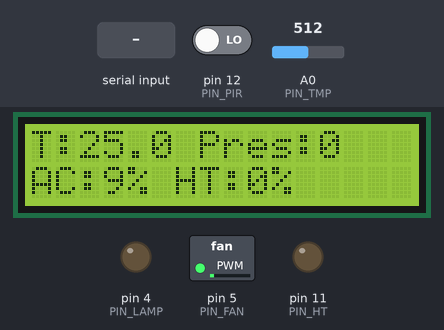
Simulated run of this sketch. Board: Arduino Uno, built with avr-gcc and run on an emulated ATmega328P. Shown: 16×2 character LCD, switched loads named in the sketch (green lamp = pin HIGH), output pins drawn as LEDs (lit = HIGH). Inputs (shaded band) come from the test bench; at power-on: pin 12 (PIN_PIR) LOW, A0 (PIN_TMP) = 512. What the sketch prints to the serial monitor is not drawn.

Above: at 2.7 s.
2.8 s: pin 12 (PIN_PIR) driven HIGH
At 4.4 s:
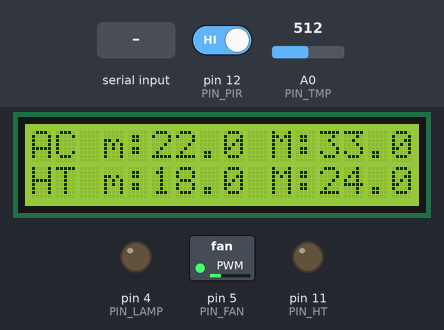
5.6 s: A0 (PIN_TMP) set to 716
At 6.5 s:
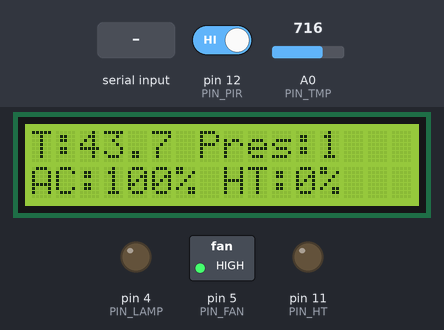
8.6 s: A0 (PIN_TMP) set to 1012
At 10.8 s:
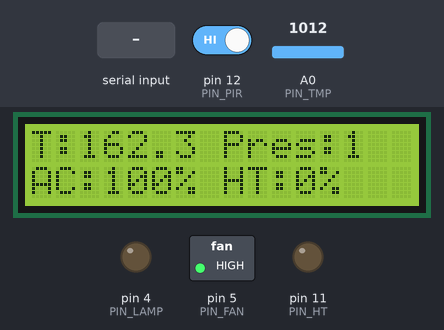
11.6 s: A0 (PIN_TMP) set to 1023
At 12.5 s:
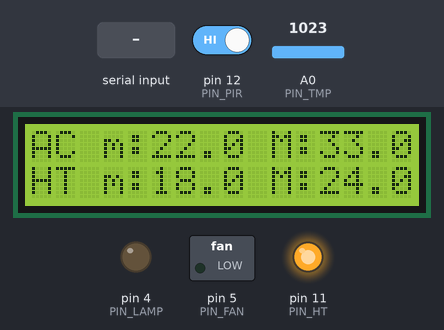
14.6 s: "90,45,200\n" received over Serial
17.6 s: "t90\n" received over Serial
Timing chart, 0 to 20.3 s (numbered marks = the images above; inputs shaded):
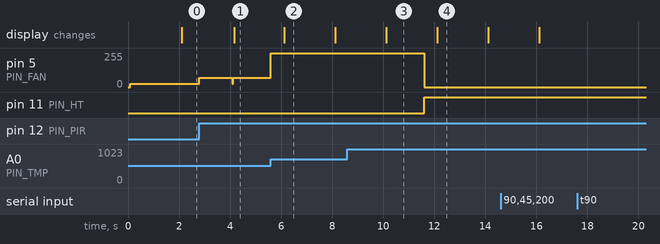

Measured:
- the behaviour switches between 1022 and 1023 on A0 (PIN_TMP) (found by bisection; images 3 and 4)
- after the input at 2.8 s, pin 5 (PIN_FAN): 24/255 → 70/255 at once; the display: changes after 1.4 s (image 1)
- after the input at 5.6 s, pin 5 (PIN_FAN): 70/255 → 255/255 at once; the display: changes after 0.52 s (image 2)
- after the input at 8.6 s, the display: changes after 1.5 s (image 3)
- after the input at 11.6 s, pin 5 (PIN_FAN): 255/255 → 0/255 at once; pin 11 (PIN_HT): LOW → HIGH at once
- after the input at 17.6 s, every drawn part: stays the same
- what the display in image 2 shows lasts 2.0 s, from 6.1 s to 8.1 s

The sketch:

LocalSmartHome.ino
```cpp
#include <math.h>
#include <LiquidCrystal_PCF8574.h>

// sensors and actuators pins
const int PIN_FAN = 5;
const int PIN_TMP = A0;
const int PIN_HT = 11;
const int PIN_PIR = 12;
const int PIN_MIC = 7;  // interrupt
const int PIN_LAMP = 4;

// global constants
const int MAX_PWM_OUTPUT = 255;
const int MIN_PWM_OUTPUT = 0;
const unsigned long MINUTES = 60e03;
const int TEMP_OFFSET_WITH_PEOPLE = 2;

/**
 * NOTE: To reduce time lost in memory allocation and deallocation while executing this sketch in particular
 * in ISRs I decided to declare exclusively global variables.
 */

// general global variables
volatile unsigned long instant;
float temp;
unsigned long now;

// temperature reading constants from datasheet
const long int R0 = 1e05;
const int B = 4275;
const float K_CONV = 273.15;
const float T0 = 25 + K_CONV;
const int VCC = 1023;

// air conditioning variables
float acMinTemp[2];
float acMaxTemp[2];
int fanSpeed;

// heating control variables
float htMinTemp[2];
float htMaxTemp[2];
int heatIntensity;

// presence checker variables
int peoplePresence;
// presence detection using pir sensor variables
unsigned long pirStartTime;
unsigned long pirTimeout;
volatile boolean pirPeoplePresence;
// presence detection using sound sensor variables
const int MIN_NOISE_EVENTS_IN_INTERVAL = 20;
const int MIC_TOL = 25;
volatile int noiseEventsCnt;
volatile unsigned long noiseEventsTimes[MIN_NOISE_EVENTS_IN_INTERVAL];
volatile boolean isArrayFull;
unsigned long noiseIntervalStartTime;
unsigned long noiseInterval;
unsigned long noiseStartTime;
unsigned long noiseTimeout;
boolean noisePeoplePresence;

// display management constants and variables
const int TOT_PAGES = 2;
unsigned long displayStartTime;
unsigned long displayTimeout;
int page;
LiquidCrystal_PCF8574 lcd(0x27);


/**
 * Environment temperature reading function.
 * Using the voltage read from PIM_TMP as sensors output this function calculates before the resistor's
 * resistance and then the temperature on which it is exposed. Thise whole process is done using formulas
 * take from the sensor datasheet.
 * Also constants like R0, B and T0 are read on the datasheet.
 * The thermistor's resistance is correlated to temperature in K so here is converted in °C using K_CONV.
 */
float getTemperature()
{
    int v = analogRead(PIN_TMP);
    float R = ((float)VCC / v - 1) * R0;  // relation resistance-voltage
    return (1 / (log(R / R0) / B + 1.0 / T0)) - K_CONV;  // relation temperature-resistance converted in °C
}

/**
 * AC control.
 * Fan speed management based on environmental temperature compared to a minimum and a maximum.
 * Those bounds are saved in an array containing a different values for situations with and without people
 * in the room.
 * temp < acMinTemp: fan turned off -> fanSpeed = 0
 * acMinTemp <= temp <= acMaxTep: fan speed linearly increasing while the temperature moves from acMinTemp
 *      to acMaxTemp
 *              _MAX
 *             /
 *            /
 *           /
 *      MIN_/
 * temp > acMaxTemp: fan at maximum available speed -> fanSpeed = 255
 */
void airConditioning()
{
    if (temp > acMinTemp[peoplePresence] && temp < acMaxTemp[peoplePresence])
    {
        fanSpeed = (int)(MAX_PWM_OUTPUT * (temp - acMinTemp[peoplePresence]) / (acMaxTemp[peoplePresence] - acMinTemp[peoplePresence]));
        analogWrite(PIN_FAN, fanSpeed);
    }
    else if (temp >= acMaxTemp[peoplePresence] && fanSpeed != MAX_PWM_OUTPUT)
        analogWrite(PIN_FAN, (fanSpeed = MAX_PWM_OUTPUT));
    else if (temp <= acMinTemp[peoplePresence] && fanSpeed != MIN_PWM_OUTPUT)
        analogWrite(PIN_FAN, (fanSpeed = MIN_PWM_OUTPUT));
}

/**
 * Heating control.
 * Voltage given to the led management based on evironmental temperature compared to a minimum and a maximum.
 * Those bounds are saved in an array containing a different values for situations with and without people
 * in the room.
 * temp < htMinTemp: maximum available voltage -> heatIntensity = 255
 * htMinTemp <= temp <=htMaxTemp: voltage linearly decreasing while the temperature moves from acMinTemp
 *      to acMaxTemp
 *      MAX_
 *          \
 *           \
 *            \
 *             \_MIN
 * temp > htMaxTemp: minimum available volatge -> heatIntensity = 0
 */
void heatingControl()
{
    if (temp >= htMinTemp[peoplePresence] && temp < htMaxTemp[peoplePresence])
    {
        heatIntensity = (int)(MAX_PWM_OUTPUT * (1 - (temp - htMinTemp[peoplePresence]) / (htMaxTemp[peoplePresence] - htMinTemp[peoplePresence])));
        analogWrite(PIN_HT, heatIntensity);
    }
    else if (temp >= htMaxTemp[peoplePresence] && heatIntensity != MIN_PWM_OUTPUT)
        analogWrite(PIN_HT, (heatIntensity = MIN_PWM_OUTPUT));
    else if (temp < htMinTemp[peoplePresence] && heatIntensity != MAX_PWM_OUTPUT)
        analogWrite(PIN_HT, (heatIntensity = MAX_PWM_OUTPUT));
}

/**
 * PIR sensor movement detection.
 * The detection is controlled through polling, this kind of beaviour is conceded by the nature of the sensor
 * that maintains the signal high for a delay time after the detection (minimum delay time is 3s) so there's
 * no need for an interrupt.
 */
void pirMovementDetection()
{
    if (digitalRead(PIN_PIR) == HIGH)
    {
        pirPeoplePresence = true;
        pirStartTime = millis();
    }
}

/**
 * ISR for noise detection.
 * ISR executed each time a noise event is detected. It saves the time of each detection in a circuilar array
 * controlled using a counter that points to the cell that has to be written, so the cell with a the previous
 * counter is the last time recorded.
 * To remove dependencies with the sensor itself is used a time tollerance above which different recorded sounds
 * are considered as one.
 */
void noiseDetected()
{
    instant = millis();
    if (instant - noiseEventsTimes[(noiseEventsCnt != 0) ? (noiseEventsCnt - 1) : (MIN_NOISE_EVENTS_IN_INTERVAL - 1)] > MIC_TOL)
    {
        noiseEventsTimes[noiseEventsCnt] = instant;
        noiseEventsCnt = (noiseEventsCnt + 1) % MIN_NOISE_EVENTS_IN_INTERVAL;
        if (!isArrayFull && noiseEventsCnt == 0)
            isArrayFull = true;
    }
}

/**
 * Check for minimum suonds in an interval.
 * Controls if at least MIN_NOISE_EVENTS_IN_INTERVAL are recorded in the available time defined as noiseInterval.
 * If so it starts the period of time in which we can consider that someone is in the room even without
 * any other sound detection.
 */
void noiseCheckInterval()
{
    noInterrupts();
    if (isArrayFull)
    {
        if (noiseEventsTimes[(noiseEventsCnt != 0) ? (noiseEventsCnt - 1) : (MIN_NOISE_EVENTS_IN_INTERVAL - 1)] - noiseEventsTimes[noiseEventsCnt] <= noiseInterval)
        {
            noisePeoplePresence = true;
            noiseStartTime = noiseEventsTimes[(noiseEventsCnt != 0) ? (noiseEventsCnt - 1) : (MIN_NOISE_EVENTS_IN_INTERVAL - 1)];
        }
    }
    interrupts();
}

/**
 * Check for peoplePresence in the room.
 * Controlling if any timeout has arrived to its end setting the related flag to false. If at least one
 * of the dedicated flags are still true sets the global variable that indicates people presence in the room.
 */
void presenceChecker()
{
    pirMovementDetection();  // PIR sensor detection with polling
    noiseCheckInterval();
    if (now - pirStartTime >= pirTimeout)
        pirPeoplePresence = false;
    if (now - noiseStartTime >= noiseTimeout)
        noisePeoplePresence = false;
    peoplePresence = (pirPeoplePresence || noisePeoplePresence) ? 1 : 0;  // beacuse peoplePresence is used as
                                                                          // index in bounds'temperature arrays
}

/**
 * Output infos on the LCD.
 * Updates the page displayed on the LCD every displayTimeout to let the user see all the information.
 * The page that has to be displayed is controlled by a coutner which is updated cyclically.
 */
void displayStatus()
{
    if (now - displayStartTime >= displayTimeout)
    {
        displayStartTime = now;
        page = (++page) % TOT_PAGES;  // cyclic page counter
        lcd.clear();
        lcd.home();
        switch (page)  // using a switch to be easily upgradable
        {
        case 0:
            lcd.print("T:" + String(temp, 1) + " Pres:" + String(peoplePresence));
            lcd.setCursor(0, 1);
            lcd.print("AC:" + String(100 * fanSpeed / MAX_PWM_OUTPUT) + "% HT:" + String(100 * heatIntensity / MAX_PWM_OUTPUT) + "%");
            break;
        case 1:
            lcd.print("AC m:" + String(acMinTemp[peoplePresence], 1) + " M:" + String(acMaxTemp[peoplePresence], 1));
            lcd.setCursor(0, 1);
            lcd.print("HT m:" + String(htMinTemp[peoplePresence], 1) + " M:" + String(htMaxTemp[peoplePresence], 1));
            break;
        }
    }
}

/**
 * Check for temperature update command.
 * Checks if the command choosen to trigger the update function for temperature ranges is received via Serial
 */
void checkCommand()
{
    if (Serial.available() > 0)
    {
        char c = Serial.read();
        Serial.read();
        if (c == 't' || c == 'T')  // choosen command
            updateTemperatureRange();
        else
        {
            Serial.println("Undefined command");
            delay(100);
        }
    }
}

/**
 * Interface to update temperature ranges.
 * Serial interface to update acMinTemp/acMaxTemp and htMinTemp/htMaxTemp for ac and heating control.
 * The version with people in the room is automatically updated using the offset TEMP_OFFSET_WITH_PEOPLE
 */
void updateTemperatureRange()
{
    Serial.setTimeout(10e03);  // waiting time for input
    Serial.print("Insert ac min temperature (actual " + String(acMinTemp[0]) + "): ");
    delay(100);
    acMinTemp[0] = Serial.parseFloat();
    Serial.read();
    acMinTemp[1] = acMinTemp[0] - TEMP_OFFSET_WITH_PEOPLE;
    Serial.println(String(acMinTemp[0]) + " / " + String(acMinTemp[1]));
    delay(100);

    Serial.print("Insert ac max temperature (actual " + String(acMaxTemp[0]) + "): ");
    delay(100);
    acMaxTemp[0] = Serial.parseFloat();
    Serial.read();
    acMaxTemp[1] = acMaxTemp[0] - TEMP_OFFSET_WITH_PEOPLE;
    Serial.println(String(acMaxTemp[0]) + " / " + String(acMaxTemp[1]));
    delay(100);
    acMaxTemp[1] = acMaxTemp[0] - TEMP_OFFSET_WITH_PEOPLE;

    Serial.print("Insert ht min temperature (actual " + String(htMinTemp[0]) + "): ");
    delay(100);
    htMinTemp[0] = Serial.parseFloat();
    Serial.read();
    htMinTemp[1] = htMinTemp[0] + TEMP_OFFSET_WITH_PEOPLE;
    Serial.println(String(htMinTemp[0]) + " / " + String(htMinTemp[1]));
    delay(100);

    Serial.print("Insert ht max temperature (actual " + String(htMaxTemp[0]) + "): ");
    delay(100);
    htMaxTemp[0] = Serial.parseFloat();
    Serial.read();
    htMaxTemp[1] = htMaxTemp[0] + TEMP_OFFSET_WITH_PEOPLE;
    Serial.println(String(htMaxTemp[0]) + " / " + String(htMaxTemp[1]));
    delay(100);
    Serial.setTimeout(1e03);
}

void setup()
{
    pinMode(PIN_FAN, OUTPUT);
    pinMode(PIN_HT, OUTPUT);
    pinMode(PIN_TMP, INPUT);
    pinMode(PIN_PIR, INPUT);
    pinMode(PIN_MIC, INPUT);
    pinMode(PIN_LAMP, OUTPUT);

    // air conditioning setup
    acMinTemp[0] = 24.0;
    acMaxTemp[0] = 35.0;
    acMinTemp[1] = acMinTemp[0] - TEMP_OFFSET_WITH_PEOPLE;
    acMaxTemp[1] = acMaxTemp[0] - TEMP_OFFSET_WITH_PEOPLE;
    fanSpeed = MIN_PWM_OUTPUT;
    analogWrite(PIN_FAN, fanSpeed);

    // heating control setup
    htMinTemp[0] = 16.0;
    htMaxTemp[0] = 22.0;
    htMinTemp[1] = htMinTemp[0] + TEMP_OFFSET_WITH_PEOPLE;
    htMaxTemp[1] = htMaxTemp[0] + TEMP_OFFSET_WITH_PEOPLE;
    heatIntensity = MIN_PWM_OUTPUT;
    analogWrite(PIN_HT, heatIntensity);

    // people presence checker setup
    pirTimeout = 30 * MINUTES;
    pirPeoplePresence = false;
    peoplePresence = 0;
    noiseInterval = 10 * MINUTES;
    noiseTimeout = 60 * MINUTES;
    noisePeoplePresence = false;
    noiseEventsCnt = 0;
    noiseEventsTimes[MIN_NOISE_EVENTS_IN_INTERVAL - 1] = -MIC_TOL;  // needed to enter the first time
    attachInterrupt(digitalPinToInterrupt(PIN_MIC), noiseDetected, RISING);
    isArrayFull = false;

    // display
    lcd.begin(16, 2);
    lcd.setBacklight(255);
    lcd.home();
    lcd.clear();
    page = 1;
    lcd.print("LAB02 Smart home");
    displayStartTime = millis();
    displayTimeout = 2e03;

    // serial monitor setup
    Serial.begin(9600);
    while (!Serial);
}

void loop()
{
    temp = getTemperature();
    now = millis();

    airConditioning();
    heatingControl();
    presenceChecker();
    displayStatus();
    checkCommand();
}
```
